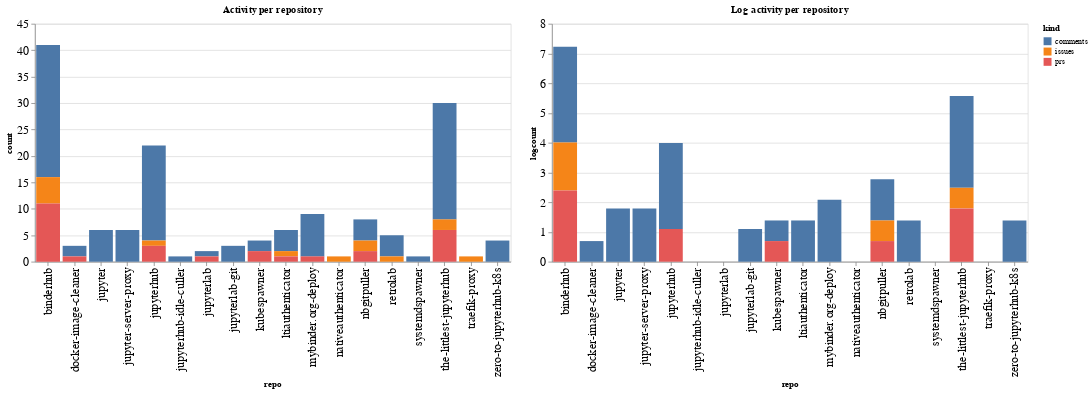

Notebook source saved alongside this figure:
### Code cell
ch1 = alt.Chart(repo_summaries, width=600, title="Activity per repository").mark_bar().encode(
    x='repo',
    y='count',
    color='kind',
    tooltip="kind"
)

ch2 = alt.Chart(repo_summaries, width=600, title="Log activity per repository").mark_bar().encode(
    x='repo',
    y='logcount',
    color='kind',
    tooltip="kind"
)

ch1 | ch2

### Figure 1 — Vega-Lite specification as saved in the notebook (floating-point values rounded to 4 significant figures)
{"config": {"axisLeft": {"labelFontSize": 15}, "axisBottom": {"labelFontSize": 15}}, "hconcat": [{"mark": "bar", "encoding": {"color": {"type": "nominal", "field": "kind"}, "tooltip": {"type": "nominal", "field": "kind"}, "x": {"type": "nominal", "field": "repo"}, "y": {"type": "quantitative", "field": "count"}}, "title": "Activity per repository", "width": 600}, {"mark": "bar", "encoding": {"color": {"type": "nominal", "field": "kind"}, "tooltip": {"type": "nominal", "field": "kind"}, "x": {"type": "nominal", "field": "repo"}, "y": {"type": "quantitative", "field": "logcount"}}, "title": "Log activity per repository", "width": 600}], "data": {"name": "data-431fccf5ec2086dbfce71e4087381e71"}, "$schema": "https://vega.github.io/schema/vega-lite/v4.8.1.json", "datasets": {"data-431fccf5ec2086dbfce71e4087381e71": [{"repo": "binderhub", "kind": "comments", "count": 25, "logcount": 3.219}, {"repo": "binderhub", "kind": "issues", "count": 5, "logcount": 1.609}, {"repo": "binderhub", "kind": "prs", "count": 11, "logcount": 2.398}, {"repo": "docker-image-cleaner", "kind": "comments", "count": 2, "logcount": 0.6931}, {"repo": "docker-image-cleaner", "kind": "prs", "count": 1, "logcount": 0.0}, {"repo": "jupyter", "kind": "comments", "count": 6, "logcount": 1.792}, {"repo": "jupyter-server-proxy", "kind": "comments", "count": 6, "logcount": 1.792}, {"repo": "jupyterhub", "kind": "comments", "count": 18, "logcount": 2.89}, {"repo": "jupyterhub", "kind": "issues", "count": 1, "logcount": 0.0}, {"repo": "jupyterhub", "kind": "prs", "count": 3, "logcount": 1.099}, {"repo": "jupyterhub-idle-culler", "kind": "comments", "count": 1, "logcount": 0.0}, {"repo": "jupyterlab", "kind": "comments", "count": 1, "logcount": 0.0}, {"repo": "jupyterlab", "kind": "prs", "count": 1, "logcount": 0.0}, {"repo": "jupyterlab-git", "kind": "comments", "count": 3, "logcount": 1.099}, {"repo": "kubespawner", "kind": "comments", "count": 2, "logcount": 0.6931}, {"repo": "kubespawner", "kind": "prs", "count": 2, "logcount": 0.6931}, {"repo": "ltiauthenticator", "kind": "comments", "count": 4, "logcount": 1.386}, {"repo": "ltiauthenticator", "kind": "issues", "count": 1, "logcount": 0.0}, {"repo": "ltiauthenticator", "kind": "prs", "count": 1, "logcount": 0.0}, {"repo": "mybinder.org-deploy", "kind": "comments", "count": 8, "logcount": 2.079}, {"repo": "mybinder.org-deploy", "kind": "prs", "count": 1, "logcount": 0.0}, {"repo": "nativeauthenticator", "kind": "issues", "count": 1, "logcount": 0.0}, {"repo": "nbgitpuller", "kind": "comments", "count": 4, "logcount": 1.386}, {"repo": "nbgitpuller", "kind": "issues", "count": 2, "logcount": 0.6931}, {"repo": "nbgitpuller", "kind": "prs", "count": 2, "logcount": 0.6931}, {"repo": "retrolab", "kind": "comments", "count": 4, "logcount": 1.386}, {"repo": "retrolab", "kind": "issues", "count": 1, "logcount": 0.0}, {"repo": "systemdspawner", "kind": "comments", "count": 1, "logcount": 0.0}, {"repo": "the-littlest-jupyterhub", "kind": "comments", "count": 22, "logcount": 3.091}, {"repo": "the-littlest-jupyterhub", "kind": "issues", "count": 2, "logcount": 0.6931}, {"repo": "the-littlest-jupyterhub", "kind": "prs", "count": 6, "logcount": 1.792}, {"repo": "traefik-proxy", "kind": "issues", "count": 1, "logcount": 0.0}, {"repo": "zero-to-jupyterhub-k8s", "kind": "comments", "count": 4, "logcount": 1.386}]}}
